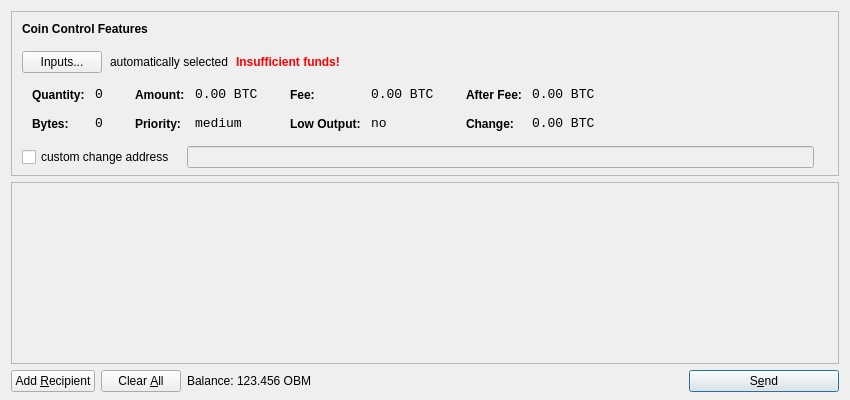
<?xml version="1.0" encoding="UTF-8"?>
<ui version="4.0">
 <class>SendCoinsDialog</class>
 <widget class="QDialog" name="SendCoinsDialog">
  <property name="geometry">
   <rect>
    <x>0</x>
    <y>0</y>
    <width>850</width>
    <height>400</height>
   </rect>
  </property>
  <property name="windowTitle">
   <string>Send Coins</string>
  </property>
  <layout class="QVBoxLayout" name="verticalLayout" stretch="0,1,0">
   <property name="bottomMargin">
    <number>8</number>
   </property>
   <item>
    <widget class="QFrame" name="frameCoinControl">
     <property name="sizePolicy">
      <sizepolicy hsizetype="Expanding" vsizetype="Expanding">
       <horstretch>0</horstretch>
       <verstretch>0</verstretch>
      </sizepolicy>
     </property>
     <property name="maximumSize">
      <size>
       <width>16777215</width>
       <height>16777215</height>
      </size>
     </property>
     <property name="frameShape">
      <enum>QFrame::StyledPanel</enum>
     </property>
     <property name="frameShadow">
      <enum>QFrame::Sunken</enum>
     </property>
     <layout class="QVBoxLayout" name="verticalLayoutCoinControl2">
      <property name="spacing">
       <number>-1</number>
      </property>
      <property name="leftMargin">
       <number>0</number>
      </property>
      <property name="topMargin">
       <number>0</number>
      </property>
      <property name="rightMargin">
       <number>0</number>
      </property>
      <property name="bottomMargin">
       <number>6</number>
      </property>
      <item>
       <layout class="QVBoxLayout" name="verticalLayoutCoinControl" stretch="0,0,0,0,1">
        <property name="spacing">
         <number>0</number>
        </property>
        <property name="leftMargin">
         <number>10</number>
        </property>
        <property name="topMargin">
         <number>10</number>
        </property>
        <item>
         <layout class="QHBoxLayout" name="horizontalLayoutCoinControl1">
          <property name="bottomMargin">
           <number>15</number>
          </property>
          <item>
           <widget class="QLabel" name="labelCoinControlFeatures">
            <property name="sizePolicy">
             <sizepolicy hsizetype="Preferred" vsizetype="Maximum">
              <horstretch>0</horstretch>
              <verstretch>0</verstretch>
             </sizepolicy>
            </property>
            <property name="font">
             <font>
              <weight>75</weight>
              <bold>true</bold>
             </font>
            </property>
            <property name="styleSheet">
             <string notr="true">font-weight:bold;</string>
            </property>
            <property name="text">
             <string>Coin Control Features</string>
            </property>
           </widget>
          </item>
         </layout>
        </item>
        <item>
         <layout class="QHBoxLayout" name="horizontalLayoutCoinControl2" stretch="0,0,0,0">
          <property name="spacing">
           <number>8</number>
          </property>
          <property name="bottomMargin">
           <number>10</number>
          </property>
          <item>
           <widget class="QPushButton" name="pushButtonCoinControl">
            <property name="styleSheet">
             <string notr="true"/>
            </property>
            <property name="text">
             <string>Inputs...</string>
            </property>
           </widget>
          </item>
          <item>
           <widget class="QLabel" name="labelCoinControlAutomaticallySelected">
            <property name="text">
             <string>automatically selected</string>
            </property>
            <property name="margin">
             <number>5</number>
            </property>
           </widget>
          </item>
          <item>
           <widget class="QLabel" name="labelCoinControlInsuffFunds">
            <property name="font">
             <font>
              <weight>75</weight>
              <bold>true</bold>
             </font>
            </property>
            <property name="styleSheet">
             <string notr="true">color:red;font-weight:bold;</string>
            </property>
            <property name="text">
             <string>Insufficient funds!</string>
            </property>
            <property name="margin">
             <number>5</number>
            </property>
           </widget>
          </item>
          <item>
           <spacer name="horizontalSpacerCoinControl">
            <property name="orientation">
             <enum>Qt::Horizontal</enum>
            </property>
            <property name="sizeHint" stdset="0">
             <size>
              <width>40</width>
              <height>1</height>
             </size>
            </property>
           </spacer>
          </item>
         </layout>
        </item>
        <item>
         <widget class="QWidget" name="widgetCoinControl" native="true">
          <property name="sizePolicy">
           <sizepolicy hsizetype="Preferred" vsizetype="Preferred">
            <horstretch>0</horstretch>
            <verstretch>0</verstretch>
           </sizepolicy>
          </property>
          <property name="minimumSize">
           <size>
            <width>0</width>
            <height>0</height>
           </size>
          </property>
          <property name="styleSheet">
           <string notr="true"/>
          </property>
          <layout class="QHBoxLayout" name="horizontalLayoutCoinControl5">
           <property name="margin">
            <number>0</number>
           </property>
           <item>
            <layout class="QHBoxLayout" name="horizontalLayoutCoinControl3" stretch="0,0,0,1">
             <property name="spacing">
              <number>20</number>
             </property>
             <property name="topMargin">
              <number>0</number>
             </property>
             <property name="bottomMargin">
              <number>10</number>
             </property>
             <item>
              <layout class="QFormLayout" name="formLayoutCoinControl1">
               <property name="horizontalSpacing">
                <number>10</number>
               </property>
               <property name="verticalSpacing">
                <number>14</number>
               </property>
               <property name="leftMargin">
                <number>10</number>
               </property>
               <property name="topMargin">
                <number>4</number>
               </property>
               <property name="rightMargin">
                <number>6</number>
               </property>
               <item row="0" column="0">
                <widget class="QLabel" name="labelCoinControlQuantityText">
                 <property name="styleSheet">
                  <string notr="true">font-weight:bold;</string>
                 </property>
                 <property name="text">
                  <string>Quantity:</string>
                 </property>
                 <property name="margin">
                  <number>0</number>
                 </property>
                </widget>
               </item>
               <item row="0" column="1">
                <widget class="QLabel" name="labelCoinControlQuantity">
                 <property name="font">
                  <font>
                   <family>Monospace</family>
                   <pointsize>10</pointsize>
                  </font>
                 </property>
                 <property name="cursor">
                  <cursorShape>IBeamCursor</cursorShape>
                 </property>
                 <property name="contextMenuPolicy">
                  <enum>Qt::ActionsContextMenu</enum>
                 </property>
                 <property name="text">
                  <string notr="true">0</string>
                 </property>
                 <property name="margin">
                  <number>0</number>
                 </property>
                 <property name="textInteractionFlags">
                  <set>Qt::LinksAccessibleByMouse|Qt::TextSelectableByKeyboard|Qt::TextSelectableByMouse</set>
                 </property>
                </widget>
               </item>
               <item row="1" column="0">
                <widget class="QLabel" name="labelCoinControlBytesText">
                 <property name="styleSheet">
                  <string notr="true">font-weight:bold;</string>
                 </property>
                 <property name="text">
                  <string>Bytes:</string>
                 </property>
                </widget>
               </item>
               <item row="1" column="1">
                <widget class="QLabel" name="labelCoinControlBytes">
                 <property name="font">
                  <font>
                   <family>Monospace</family>
                   <pointsize>10</pointsize>
                  </font>
                 </property>
                 <property name="cursor">
                  <cursorShape>IBeamCursor</cursorShape>
                 </property>
                 <property name="contextMenuPolicy">
                  <enum>Qt::ActionsContextMenu</enum>
                 </property>
                 <property name="text">
                  <string notr="true">0</string>
                 </property>
                 <property name="textInteractionFlags">
                  <set>Qt::LinksAccessibleByMouse|Qt::TextSelectableByKeyboard|Qt::TextSelectableByMouse</set>
                 </property>
                </widget>
               </item>
              </layout>
             </item>
             <item>
              <layout class="QFormLayout" name="formLayoutCoinControl2">
               <property name="horizontalSpacing">
                <number>10</number>
               </property>
               <property name="verticalSpacing">
                <number>14</number>
               </property>
               <property name="leftMargin">
                <number>6</number>
               </property>
               <property name="topMargin">
                <number>4</number>
               </property>
               <property name="rightMargin">
                <number>6</number>
               </property>
               <item row="0" column="0">
                <widget class="QLabel" name="labelCoinControlAmountText">
                 <property name="styleSheet">
                  <string notr="true">font-weight:bold;</string>
                 </property>
                 <property name="text">
                  <string>Amount:</string>
                 </property>
                 <property name="margin">
                  <number>0</number>
                 </property>
                </widget>
               </item>
               <item row="0" column="1">
                <widget class="QLabel" name="labelCoinControlAmount">
                 <property name="font">
                  <font>
                   <family>Monospace</family>
                   <pointsize>10</pointsize>
                  </font>
                 </property>
                 <property name="cursor">
                  <cursorShape>IBeamCursor</cursorShape>
                 </property>
                 <property name="contextMenuPolicy">
                  <enum>Qt::ActionsContextMenu</enum>
                 </property>
                 <property name="text">
                  <string notr="true">0.00 BTC</string>
                 </property>
                 <property name="textInteractionFlags">
                  <set>Qt::LinksAccessibleByMouse|Qt::TextSelectableByKeyboard|Qt::TextSelectableByMouse</set>
                 </property>
                </widget>
               </item>
               <item row="1" column="0">
                <widget class="QLabel" name="labelCoinControlPriorityText">
                 <property name="styleSheet">
                  <string notr="true">font-weight:bold;</string>
                 </property>
                 <property name="text">
                  <string>Priority:</string>
                 </property>
                </widget>
               </item>
               <item row="1" column="1">
                <widget class="QLabel" name="labelCoinControlPriority">
                 <property name="font">
                  <font>
                   <family>Monospace</family>
                   <pointsize>10</pointsize>
                  </font>
                 </property>
                 <property name="cursor">
                  <cursorShape>IBeamCursor</cursorShape>
                 </property>
                 <property name="contextMenuPolicy">
                  <enum>Qt::ActionsContextMenu</enum>
                 </property>
                 <property name="text">
                  <string>medium</string>
                 </property>
                 <property name="textInteractionFlags">
                  <set>Qt::LinksAccessibleByMouse|Qt::TextSelectableByKeyboard|Qt::TextSelectableByMouse</set>
                 </property>
                </widget>
               </item>
              </layout>
             </item>
             <item>
              <layout class="QFormLayout" name="formLayoutCoinControl3">
               <property name="horizontalSpacing">
                <number>10</number>
               </property>
               <property name="verticalSpacing">
                <number>14</number>
               </property>
               <property name="leftMargin">
                <number>6</number>
               </property>
               <property name="topMargin">
                <number>4</number>
               </property>
               <property name="rightMargin">
                <number>6</number>
               </property>
               <item row="0" column="0">
                <widget class="QLabel" name="labelCoinControlFeeText">
                 <property name="styleSheet">
                  <string notr="true">font-weight:bold;</string>
                 </property>
                 <property name="text">
                  <string>Fee:</string>
                 </property>
                 <property name="margin">
                  <number>0</number>
                 </property>
                </widget>
               </item>
               <item row="0" column="1">
                <widget class="QLabel" name="labelCoinControlFee">
                 <property name="font">
                  <font>
                   <family>Monospace</family>
                   <pointsize>10</pointsize>
                  </font>
                 </property>
                 <property name="cursor">
                  <cursorShape>IBeamCursor</cursorShape>
                 </property>
                 <property name="contextMenuPolicy">
                  <enum>Qt::ActionsContextMenu</enum>
                 </property>
                 <property name="text">
                  <string notr="true">0.00 BTC</string>
                 </property>
                 <property name="textInteractionFlags">
                  <set>Qt::LinksAccessibleByMouse|Qt::TextSelectableByKeyboard|Qt::TextSelectableByMouse</set>
                 </property>
                </widget>
               </item>
               <item row="1" column="0">
                <widget class="QLabel" name="labelCoinControlLowOutputText">
                 <property name="styleSheet">
                  <string notr="true">font-weight:bold;</string>
                 </property>
                 <property name="text">
                  <string>Low Output:</string>
                 </property>
                </widget>
               </item>
               <item row="1" column="1">
                <widget class="QLabel" name="labelCoinControlLowOutput">
                 <property name="font">
                  <font>
                   <family>Monospace</family>
                   <pointsize>10</pointsize>
                  </font>
                 </property>
                 <property name="cursor">
                  <cursorShape>IBeamCursor</cursorShape>
                 </property>
                 <property name="contextMenuPolicy">
                  <enum>Qt::ActionsContextMenu</enum>
                 </property>
                 <property name="text">
                  <string>no</string>
                 </property>
                 <property name="textInteractionFlags">
                  <set>Qt::LinksAccessibleByMouse|Qt::TextSelectableByKeyboard|Qt::TextSelectableByMouse</set>
                 </property>
                </widget>
               </item>
              </layout>
             </item>
             <item>
              <layout class="QFormLayout" name="formLayoutCoinControl4">
               <property name="horizontalSpacing">
                <number>10</number>
               </property>
               <property name="verticalSpacing">
                <number>14</number>
               </property>
               <property name="leftMargin">
                <number>6</number>
               </property>
               <property name="topMargin">
                <number>4</number>
               </property>
               <property name="rightMargin">
                <number>6</number>
               </property>
               <item row="0" column="0">
                <widget class="QLabel" name="labelCoinControlAfterFeeText">
                 <property name="styleSheet">
                  <string notr="true">font-weight:bold;</string>
                 </property>
                 <property name="text">
                  <string>After Fee:</string>
                 </property>
                 <property name="margin">
                  <number>0</number>
                 </property>
                </widget>
               </item>
               <item row="0" column="1">
                <widget class="QLabel" name="labelCoinControlAfterFee">
                 <property name="font">
                  <font>
                   <family>Monospace</family>
                   <pointsize>10</pointsize>
                  </font>
                 </property>
                 <property name="cursor">
                  <cursorShape>IBeamCursor</cursorShape>
                 </property>
                 <property name="contextMenuPolicy">
                  <enum>Qt::ActionsContextMenu</enum>
                 </property>
                 <property name="text">
                  <string notr="true">0.00 BTC</string>
                 </property>
                 <property name="textInteractionFlags">
                  <set>Qt::LinksAccessibleByMouse|Qt::TextSelectableByKeyboard|Qt::TextSelectableByMouse</set>
                 </property>
                </widget>
               </item>
               <item row="1" column="0">
                <widget class="QLabel" name="labelCoinControlChangeText">
                 <property name="styleSheet">
                  <string notr="true">font-weight:bold;</string>
                 </property>
                 <property name="text">
                  <string>Change:</string>
                 </property>
                </widget>
               </item>
               <item row="1" column="1">
                <widget class="QLabel" name="labelCoinControlChange">
                 <property name="font">
                  <font>
                   <family>Monospace</family>
                   <pointsize>10</pointsize>
                  </font>
                 </property>
                 <property name="cursor">
                  <cursorShape>IBeamCursor</cursorShape>
                 </property>
                 <property name="contextMenuPolicy">
                  <enum>Qt::ActionsContextMenu</enum>
                 </property>
                 <property name="text">
                  <string notr="true">0.00 BTC</string>
                 </property>
                 <property name="textInteractionFlags">
                  <set>Qt::LinksAccessibleByMouse|Qt::TextSelectableByKeyboard|Qt::TextSelectableByMouse</set>
                 </property>
                </widget>
               </item>
              </layout>
             </item>
            </layout>
           </item>
          </layout>
         </widget>
        </item>
        <item>
         <layout class="QHBoxLayout" name="horizontalLayoutCoinControl4" stretch="0,0,0">
          <property name="spacing">
           <number>12</number>
          </property>
          <property name="sizeConstraint">
           <enum>QLayout::SetDefaultConstraint</enum>
          </property>
          <property name="topMargin">
           <number>5</number>
          </property>
          <property name="rightMargin">
           <number>5</number>
          </property>
          <item>
           <widget class="QCheckBox" name="checkBoxCoinControlChange">
            <property name="text">
             <string>custom change address</string>
            </property>
           </widget>
          </item>
          <item>
           <widget class="QLineEdit" name="lineEditCoinControlChange">
            <property name="enabled">
             <bool>false</bool>
            </property>
            <property name="sizePolicy">
             <sizepolicy hsizetype="Expanding" vsizetype="Fixed">
              <horstretch>0</horstretch>
              <verstretch>0</verstretch>
             </sizepolicy>
            </property>
           </widget>
          </item>
          <item>
           <widget class="QLabel" name="labelCoinControlChangeLabel">
            <property name="sizePolicy">
             <sizepolicy hsizetype="Preferred" vsizetype="Expanding">
              <horstretch>0</horstretch>
              <verstretch>0</verstretch>
             </sizepolicy>
            </property>
            <property name="minimumSize">
             <size>
              <width>0</width>
              <height>0</height>
             </size>
            </property>
            <property name="text">
             <string/>
            </property>
            <property name="margin">
             <number>3</number>
            </property>
           </widget>
          </item>
         </layout>
        </item>
        <item>
         <spacer name="verticalSpacerCoinControl">
          <property name="orientation">
           <enum>Qt::Vertical</enum>
          </property>
          <property name="sizeHint" stdset="0">
           <size>
            <width>800</width>
            <height>1</height>
           </size>
          </property>
         </spacer>
        </item>
       </layout>
      </item>
     </layout>
    </widget>
   </item>
   <item>
    <widget class="QScrollArea" name="scrollArea">
     <property name="widgetResizable">
      <bool>true</bool>
     </property>
     <widget class="QWidget" name="scrollAreaWidgetContents">
      <property name="geometry">
       <rect>
        <x>0</x>
        <y>0</y>
        <width>830</width>
        <height>165</height>
       </rect>
      </property>
      <layout class="QVBoxLayout" name="verticalLayout_2">
       <property name="margin">
        <number>0</number>
       </property>
       <item>
        <layout class="QVBoxLayout" name="entries">
         <property name="spacing">
          <number>6</number>
         </property>
        </layout>
       </item>
       <item>
        <spacer name="verticalSpacer">
         <property name="orientation">
          <enum>Qt::Vertical</enum>
         </property>
         <property name="sizeHint" stdset="0">
          <size>
           <width>20</width>
           <height>40</height>
          </size>
         </property>
        </spacer>
       </item>
      </layout>
     </widget>
    </widget>
   </item>
   <item>
    <layout class="QHBoxLayout" name="horizontalLayout">
     <item>
      <widget class="QPushButton" name="addButton">
       <property name="toolTip">
        <string>Send to multiple recipients at once</string>
       </property>
       <property name="text">
        <string>Add &amp;Recipient</string>
       </property>
       <property name="icon">
        <iconset resource="../bitcoin.qrc">
         <normaloff>:/icons/add</normaloff>:/icons/add</iconset>
       </property>
       <property name="autoDefault">
        <bool>false</bool>
       </property>
      </widget>
     </item>
     <item>
      <widget class="QPushButton" name="clearButton">
       <property name="sizePolicy">
        <sizepolicy hsizetype="Minimum" vsizetype="Fixed">
         <horstretch>0</horstretch>
         <verstretch>0</verstretch>
        </sizepolicy>
       </property>
       <property name="toolTip">
        <string>Remove all transaction fields</string>
       </property>
       <property name="text">
        <string>Clear &amp;All</string>
       </property>
       <property name="icon">
        <iconset resource="../bitcoin.qrc">
         <normaloff>:/icons/remove</normaloff>:/icons/remove</iconset>
       </property>
       <property name="autoRepeatDelay">
        <number>300</number>
       </property>
       <property name="autoDefault">
        <bool>false</bool>
       </property>
      </widget>
     </item>
     <item>
      <layout class="QHBoxLayout" name="horizontalLayout_2">
       <property name="spacing">
        <number>3</number>
       </property>
       <item>
        <widget class="QLabel" name="label">
         <property name="text">
          <string>Balance:</string>
         </property>
        </widget>
       </item>
       <item>
        <widget class="QLabel" name="labelBalance">
         <property name="cursor">
          <cursorShape>IBeamCursor</cursorShape>
         </property>
         <property name="text">
          <string>123.456 OBM</string>
         </property>
         <property name="textInteractionFlags">
          <set>Qt::LinksAccessibleByMouse|Qt::TextSelectableByKeyboard|Qt::TextSelectableByMouse</set>
         </property>
        </widget>
       </item>
      </layout>
     </item>
     <item>
      <spacer name="horizontalSpacer">
       <property name="orientation">
        <enum>Qt::Horizontal</enum>
       </property>
       <property name="sizeHint" stdset="0">
        <size>
         <width>40</width>
         <height>20</height>
        </size>
       </property>
      </spacer>
     </item>
     <item>
      <widget class="QPushButton" name="sendButton">
       <property name="minimumSize">
        <size>
         <width>150</width>
         <height>0</height>
        </size>
       </property>
       <property name="toolTip">
        <string>Confirm the send action</string>
       </property>
       <property name="text">
        <string>S&amp;end</string>
       </property>
       <property name="icon">
        <iconset resource="../bitcoin.qrc">
         <normaloff>:/icons/send</normaloff>:/icons/send</iconset>
       </property>
       <property name="default">
        <bool>true</bool>
       </property>
      </widget>
     </item>
    </layout>
   </item>
  </layout>
 </widget>
 <resources>
  <include location="../bitcoin.qrc"/>
 </resources>
 <connections/>
</ui>
